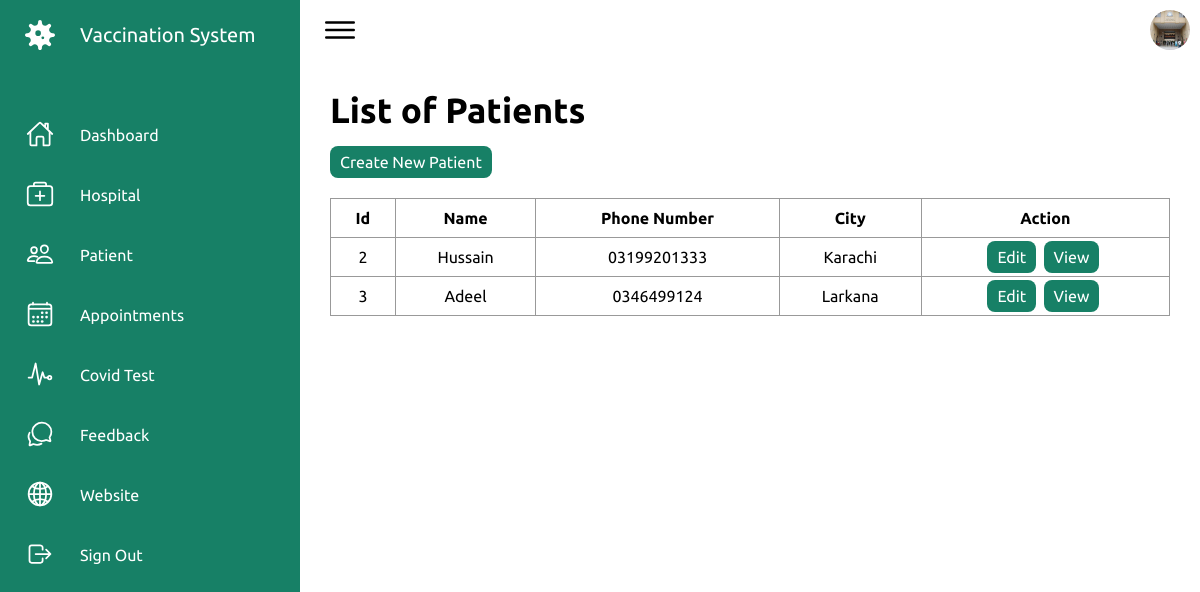
The app's page /Admin/patient.php (signed in) with its own data.
### tables this page shows
CREATE TABLE `tbl_patient` (
  `id` int(11) NOT NULL,
  `name` varchar(50) NOT NULL,
  `contact` varchar(15) NOT NULL,
  `email` varchar(50) NOT NULL,
  `password` varchar(50) NOT NULL,
  `cid` int(11) NOT NULL,
  `address` varchar(150) NOT NULL,
  `gender` varchar(15) NOT NULL,
  `image` varchar(100) NOT NULL,
  `status` varchar(50) NOT NULL DEFAULT 'activate'
);

CREATE TABLE `tbl_city` (
  `id` int(11) NOT NULL,
  `name` varchar(50) NOT NULL
);

### Admin/patient.php (the view, shortened to what this page needs)
<?php
    include("connection.php");
?>
<!DOCTYPE html>
<html lang="en">
<head>
    <link rel="stylesheet" href="assets/css/index.css">
</head>
<body>
    <div class="container">
        <?php
            include("navigation.php");
        ?>
        <div class="main">
            <div class="topbar">
                <div class="toggle">
                    <ion-icon name="menu-outline"></ion-icon>
                </div>
                <div class="user">
                    <a href='profile.php'><img src="assets/imgs/customer01.jpg" alt=""></a>
                </div>
            </div>
            <div class="mainContent">
                <h2 class="title">List of Patients</h2>
                <a href="add_new_patient.php" class="btn">Create New Patient</a>
                <table>
                    <thead>
                        <tr>
                            <th>Id</th>
                            <th>Name</th>
                            <th>Phone Number</th>
                            <th>City</th>
                            <th>Action</th>
                        </tr>
                    </thead>
                    <tbody>
                        <?php
                            $query = "SELECT tbl_patient.*,tbl_city.name as 'cname' FROM tbl_patient INNER JOIN tbl_city ON tbl_patient.cid=tbl_city.id";
                            $result = mysqli_query($connection,$query);
                            foreach($result as $row)
                            {
                                echo
                                "<tr>
                                    <td>$row[id]</td>
                                    <td>$row[name]</td>
                                    <td>$row[contact]</td>
                                    <td>$row[cname]</td>
                                    <td>
                                    <a href='edit_patient.php?id=$row[id]'>Edit</a>&nbsp;
                                    <a href='view_patient.php?id=$row[id]'>View</a>&nbsp";
                            }
                        ?>
                    </tbody>
                </table>
            </div>
        </div>
    </div>
</body>
</html>

### Admin/assets/css/index.css (style rules this page uses)
* { font-family: "Ubuntu", sans-serif; margin: 0; padding: 0; box-sizing: border-box; }
:root { --white: #fff; --gray: #f5f5f5; --black1: #222; --black2: #999; --green:#178066; }
body { min-height: 100vh; overflow-x: hidden; }
.container { position: relative; width: 100%; }
.main { position: absolute; width: calc(100% - 300px); left: 300px; min-height: 100vh; background: var(--white); transition: 0.5s; }
.topbar { width: 100%; height: 60px; display: flex; justify-content: space-between; align-items: center; padding: 0 10px; }
.toggle { position: relative; width: 60px; height: 60px; display: flex; justify-content: center; align-items: center; font-size: 2.5rem; cursor: pointer; }
.user { position: relative; width: 40px; height: 40px; border-radius: 50%; overflow: hidden; cursor: pointer; }
.user img { position: absolute; top: 0; left: 0; width: 100%; height: 100%; object-fit: cover; }

### Admin/patient.php (style rules this page uses)
.mainContent { padding: 30px; }
.mainContent .title { font-size: 35px; }
.mainContent table { width: 100%; }
.mainContent table,td,th { margin-top: 20px; border: 1px solid #999; text-align: center; border-collapse: collapse; padding: 10px; }
.mainContent table a { padding: 7px 10px; background-color: #178066; text-decoration: none; border-radius: 8px; color: #fff; }
.mainContent .btn { display: inline-block; margin-top: 15px; padding: 7px 10px; background-color: #178066; text-decoration: none; border-radius: 8px; color: #fff; }

### records on screen
tbl_patient: id "2", name "Hussain", contact "03199201333", tbl_city.name "Karachi"
tbl_patient: id "3", name "Adeel", contact "0346499124", tbl_city.name "Larkana"
